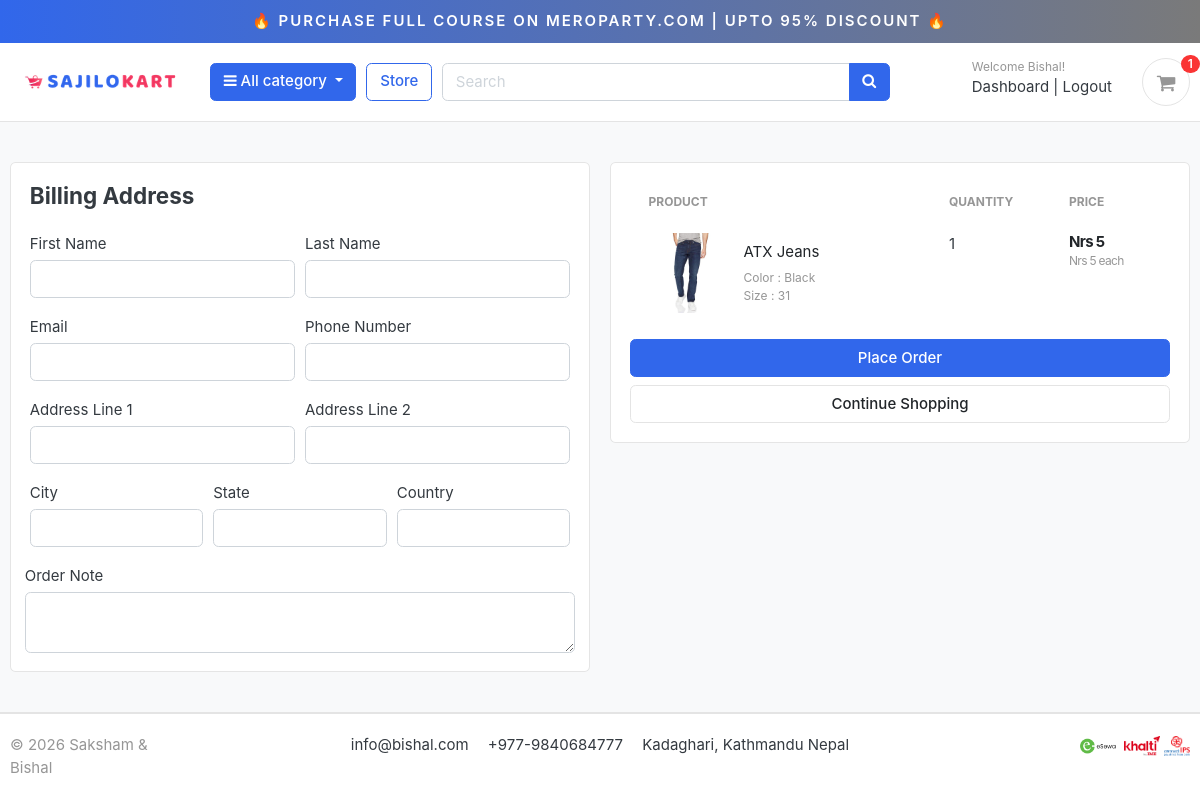
Page /cart/checkout/ (signed in) on the committed database.
### accounts/models.py (models this page shows, shortened)
class Account(AbstractBaseUser):
    first_name      = models.CharField(max_length=50)
    last_name       = models.CharField(max_length=50)
    username        = models.CharField(max_length=50, unique=True)
    email           = models.EmailField(max_length=100, unique=True)
    phone_number    = models.CharField(max_length=50)
    date_joined     = models.DateTimeField(auto_now_add=True)
    last_login      = models.DateTimeField(auto_now_add=True)
    is_admin        = models.BooleanField(default=False)
    is_staff        = models.BooleanField(default=False)
    is_active        = models.BooleanField(default=False)
    is_superadmin        = models.BooleanField(default=False)
    USERNAME_FIELD = 'email'
    REQUIRED_FIELDS = ['username', 'first_name', 'last_name']
    objects = MyAccountManager()

### carts/models.py (models this page shows, shortened)
class CartItem(models.Model):
    user = models.ForeignKey(Account, on_delete=models.CASCADE, null=True)
    product = models.ForeignKey(Product, on_delete=models.CASCADE)
    variations = models.ManyToManyField(Variation, blank=True)
    cart    = models.ForeignKey(Cart, on_delete=models.CASCADE, null=True)
    quantity = models.IntegerField()
    is_active = models.BooleanField(default=True)
    def sub_total(self):
        return self.product.price * self.quantity

### store/models.py (models this page shows, shortened)
class Product(models.Model):
    product_name    = models.CharField(max_length=200, unique=True)
    slug            = models.SlugField(max_length=200, unique=True)
    description     = models.TextField(max_length=500, blank=True)
    price           = models.IntegerField()
    images          = models.ImageField(upload_to='photos/products')
    stock           = models.IntegerField()
    is_available    = models.BooleanField(default=True)
    category        = models.ForeignKey(Category, on_delete=models.CASCADE)
    created_date    = models.DateTimeField(auto_now_add=True)
    modified_date   = models.DateTimeField(auto_now=True)
    def get_url(self):
        return reverse('product_detail', args=[self.category.slug, self.slug])

class Variation(models.Model):
    product = models.ForeignKey(Product, on_delete=models.CASCADE)
    variation_category = models.CharField(max_length=100, choices=variation_category_choice)
    variation_value     = models.CharField(max_length=100)
    is_active           = models.BooleanField(default=True)
    created_date        = models.DateTimeField(auto_now=True)
    objects = VariationManager()

### carts/views.py (the view)
# urls.py: path('checkout/', views.checkout, name='checkout'),
@login_required(login_url='login')
def checkout(request, total=0, quantity=0, cart_items=None):
    try:
        tax = 0
        grand_total = 0
        if request.user.is_authenticated:
            cart_items = CartItem.objects.filter(user=request.user, is_active=True)
        else:
            cart = Cart.objects.get(cart_id=_cart_id(request))
            cart_items = CartItem.objects.filter(cart=cart, is_active=True)
        for cart_item in cart_items:
            total += (cart_item.product.price * cart_item.quantity)
            quantity += cart_item.quantity
        tax = (13 * total)/100
        grand_total = total + tax
    except ObjectDoesNotExist:
        pass #just ignore
    context = {
        'total': total,
        'quantity': quantity,
        'cart_items': cart_items,
        'tax'       : tax,
        'grand_total': grand_total,
    }
    return render(request, 'store/checkout.html', context)

### carts/context_processors.py (called while the page is built)
def counter(request):
    cart_count = 0
    if 'admin' in request.path:
        return {}
    else:
        try:
            cart = Cart.objects.filter(cart_id=_cart_id(request))
            if request.user.is_authenticated:
                cart_items = CartItem.objects.all().filter(user=request.user)
            else:
                cart_items = CartItem.objects.all().filter(cart=cart[:1])
            for cart_item in cart_items:
                cart_count += cart_item.quantity
        except Cart.DoesNotExist:
            cart_count = 0
    return dict(cart_count=cart_count)

### carts/views.py (called while the page is built)
def _cart_id(request):
    cart = request.session.session_key
    if not cart:
        cart = request.session.create()
    return cart

### category/context_processors.py (called while the page is built)
def menu_links(request):
    links = Category.objects.all()
    return dict(links=links)

### category/models.py (called while the page is built)
    def get_url(self):
            return reverse('products_by_category', args=[self.slug])

### templates/store/checkout.html (shortened to what this page needs)
{% extends 'base.html' %}
{% load static %}
{% block content %}
<section class="section-content padding-y bg">
<div class="container">
<div class="row">
	<aside class="col-lg-6">
<div class="card">
  <div class="card-body">
    <h4 class="card-title mb-4">Billing Address</h4>
    <form action="{% url 'place_order' %}" method="POST">
      <div class="form-row">
        <div class="col form-group">
          <label for="">First Name</label>
          <input type="text" name="first_name" class="form-control" required>
        </div>
        <div class="col form-group">
          <label for="">Last Name</label>
          <input type="text" name="last_name" class="form-control" required>
        </div>
      </div>
      <div class="form-row">
        <div class="col form-group">
          <label for="">Email</label>
          <input type="email" name="email" class="form-control" required>
        </div>
        <div class="col form-group">
          <label for="">Phone Number</label>
          <input type="text" name="phone" class="form-control" required>
        </div>
      </div>
      <div class="form-row">
        <div class="col form-group">
          <label for="">Address Line 1</label>
          <input type="text" name="address_line_1" class="form-control" required>
        </div>
        <div class="col form-group">
          <label for="">Address Line 2</label>
          <input type="text" name="address_line_2" class="form-control">
        </div>
      </div>
      <div class="form-row">
        <div class="col form-group">
          <label for="">City</label>
          <input type="text" name="city" class="form-control" required>
        </div>
        <div class="col form-group">
          <label for="">State</label>
          <input type="text" name="state" class="form-control" required>
        </div>
        <div class="col form-group">
          <label for="">Country</label>
          <input type="text" name="country" class="form-control" required>
        </div>
        </div>
        <div class="form-row">
          <label for="">Order Note</label>
          <textarea name="order_note" rows="2" class="form-control"></textarea>
        </div>
  </div>
</div>
	</aside>
	<aside class="col-lg-6">
		<div class="card">
		<div class="card-body">
      <table class="table table-borderless table-shopping-cart">
      <thead class="text-muted">
      <tr class="small text-uppercase">
        <th scope="col">Product</th>
        <th scope="col" width="120">Quantity</th>
        <th scope="col" width="120">Price</th>
      </tr>
      </thead>
      <tbody>
      {% for cart_item in cart_items %}
      <tr>
      	<td>
      		<figure class="itemside align-items-center">
      			<div class="aside"><img src="{{ cart_item.product.images.url }}" class="img-sm"></div>
      			<figcaption class="info">
      				<a href="{{ cart_item.product.get_url }}" class="title text-dark">{{ cart_item.product.product_name }}</a>
      				<p class="text-muted small">
      					{% if cart_item.variations.all %}
      						{% for item in cart_item.variations.all %}
      							{{ item.variation_category | capfirst }} : {{ item.variation_value | capfirst }} <br>
      						{% endfor %}
      					{% endif %}
      				</p>
      			</figcaption>
      		</figure>
      	</td>
      	<td>
      				<label for="">{{cart_item.quantity}}</label>
      	</td>
      	<td>
      		<div class="price-wrap">
      			<var class="price">Nrs {{ cart_item.sub_total }}</var>
      			<small class="text-muted"> Nrs {{ cart_item.product.price }} each </small>
      		</div>
      	</td>
      </tr>
      {% endfor %}
      </tbody>
      </table>
      <button type="submit" name="submit" class="btn btn-primary btn-block">Place Order</button>
			<a href="{% url 'store' %}" class="btn btn-light btn-block">Continue Shopping</a>
		</div>
		</div>
</aside>
</div>
</div>
</section>
{% endblock %}

### templates/includes/navbar.html (shortened to what this page needs)
{% load static %}
<div class="container-fluid" style="text-align:center;background-image: linear-gradient(to right, #3167EB , #7A7A7A);padding:10px;font-weight: 600;position:sticky;top:0;z-index:999;">
<a href="https://meroparty.com/" style="color: white;text-transform: uppercase;letter-spacing: 2px;"><span>&#x1F525</span> Purchase Full Course on Meroparty.com | Upto 95% Discount <span>&#x1F525</span></a>
</div>
<header class="section-header">
<section class="header-main border-bottom">
  <div class="container">
<div class="row align-items-center">
  <div class="col-lg-2 col-md-3 col-6">
    <a href="{% url 'home' %}" class="brand-wrap">
      <img class="logo" src="{% static './images/logo.png' %}">
    </a>
  </div>
  <div class="col-lg col-sm col-md col-6 flex-grow-0">
    <div class="category-wrap dropdown d-inline-block float-right">
      <button type="button" class="btn btn-primary dropdown-toggle" data-toggle="dropdown">
        <i class="fa fa-bars"></i> All category
      </button>
    </div>
  </div>
  <a href="{% url 'store' %}" class="btn btn-outline-primary">Store</a>
  <div class="col-lg  col-md-6 col-sm-12 col">
    <form action="{% url 'search' %}" class="search" method='GET'>
      <div class="input-group w-100">
          <input type="text" class="form-control" style="width:60%;" placeholder="Search" name="keyword" required>
          <div class="input-group-append">
            <button class="btn btn-primary" type="submit">
              <i class="fa fa-search"></i>
            </button>
          </div>
        </div>
    </form>
  </div>
  <div class="col-lg-3 col-sm-6 col-8 order-2 order-lg-3">
        <div class="d-flex justify-content-end mb-3 mb-lg-0">
          {% if user.id is None %}
          <div class="widget-header">
            <small class="title text-muted">Welcome guest!</small>
            <div>
              <a href="{% url 'login' %}">Sign in</a> <span class="dark-transp"> | </span>
              <a href="{% url 'register' %}"> Register</a>
            </div>
          </div>
          {% else %}
          <div class="widget-header">
            <small class="title text-muted">Welcome {{user.first_name}}!</small>
            <div>
              <a href="{% url 'dashboard' %}">Dashboard</a> <span class="dark-transp"> | </span>
              <a href="{% url 'logout' %}"> Logout</a>
            </div>
          </div>
          {% endif %}
          <a href="{% url 'cart' %}" class="widget-header pl-3 ml-3">
            <div class="icon icon-sm rounded-circle border"><i class="fa fa-shopping-cart"></i></div>
            <span class="badge badge-pill badge-danger notify">{{cart_count}}</span>
          </a>
        </div>
      </div>
</div>
  </div>
</section>
</header>

### static/css/ui.css (style rules this page uses)
html { font-family: "Inter", sans-serif; font-size: 15px; }
.price-wrap { letter-spacing: -0.7px; }
.icon-xs, .icon-sm, .icon-md, .icon-lg { display: inline-block; text-align: center; flex-shrink: 0; flex-grow: 0; }
.icon-sm { width: 48px; height: 48px; line-height: 48px !important; font-size: 20px; }
.img-xs, .img-sm, .img-md, .img-lg { -o-object-fit: cover; object-fit: cover; flex-shrink: 0; flex-grow: 0; }
.img-sm { width: 80px; height: 80px; }
.padding-y { padding-top: 40px; padding-bottom: 40px; }
var { font-style: normal; }
figure { margin-bottom: 0; }
article:after, .form-group:after { display: block; clear: both; content: ""; }
.bg { background-color: #f8f9fa; }
p:last-child { margin-bottom: 0; }
.header-main { position: relative; padding-top: 1rem; padding-bottom: 1rem; }
.brand-wrap .logo, .navbar-brand .logo { margin-right: 7px; max-height: 42px; display: inline-block; }
.widget-header { display: inline-block; vertical-align: middle; position: relative; }
.widget-header a { color: #343a40; }
.widget-header i { color: #969696; }
.widget-header .title { display: block; }
.widget-header .notify { position: absolute; top: -3px; right: -10px; }
.btn-light { background-color: #fff; border-color: #e4e4e4; }
.itemside { position: relative; display: flex; width: 100%; }
.itemside .aside { position: relative; flex-shrink: 0; }
.itemside .info { padding-left: 15px; padding-right: 7px; }
.itemside p { margin-bottom: 0; }
.itemside .title { display: block; margin-bottom: 5px; color: #212529; }
.notify { position: absolute; top: -4px; right: -10px; display: inline-block; padding: 0.25em 0.6em; font-size: 12px; line-height: 1; text-align: center; border-radius: 3rem; color: #fff; background-color: #fa3434; }
.price { font-weight: 600; color: #212529; }
.table-shopping-cart.table td, .table-shopping-cart.table th { padding-left: 1.25rem; padding-right: 1.25rem; }
.table-shopping-cart .price-wrap { line-height: 1.2; }
.table-shopping-cart .price { font-weight: bold; margin-right: 5px; display: block; }

### rows in the picture
Account: first_name "Bishal"
CartItem: product.images (picture), product.product_name "ATX Jeans", quantity "1", sub_total "5", product.price "5"
Variation: variation_category "Color", variation_value "Black"
Variation: variation_category "Size", variation_value "31"

### other values in the picture
{{ cart_count }} "1"
